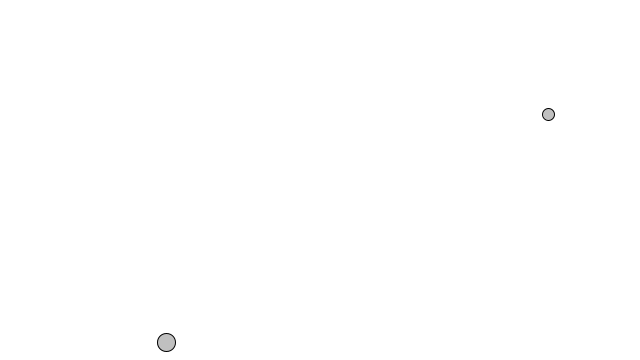
Frame 1 (no input)
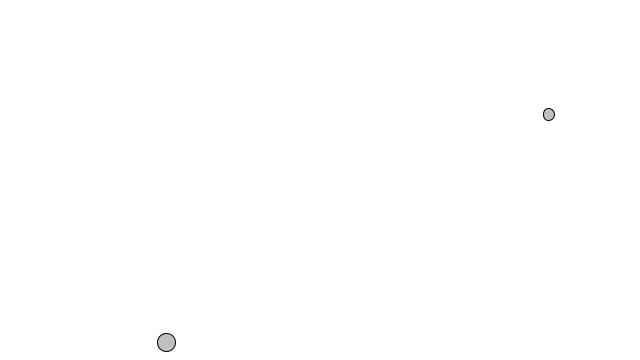
Frame 60 (the mouse pressed at the canvas centre just before this capture)
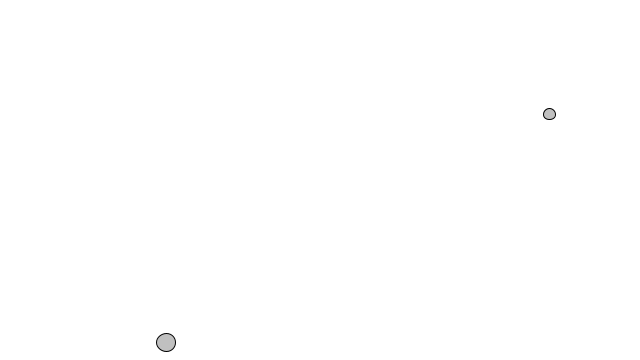
Frame 120 (the mouse held since frame 60 and released just before this capture)

The Processing sketch that drew these frames (run headless with seeded random() and noise(); from frame 60 on, the mouse is pressed at the canvas centre):

// Processing sketch: Exercise_2_10_attract_repel_mouse
// ── Exercise_2_10_attract_repel_mouse.pde
// The Nature of Code
// Daniel Shiffman
// http://natureofcode.com

Mover[] movers = new Mover[2];
//Attractor attractor;

float g = 1;

void setup() {
  size(640,360);
  ///attractor = new Attractor();
  
  for (int i = 0; i < movers.length; i++) {
    movers[i] = new Mover( random(4, 12), random(width), random(height) ); 
  }
}

void draw() {
  background(255);

  //attractor.display();
  //attractor.drag();
  //attractor.rollover(mouseX, mouseY);

  for (int i = 0; i < movers.length; i++) {
    for (int j = 0; j < movers.length; j++) {
      if (i != j) {
        PVector force = movers[j].repel(movers[i]);
        
        movers[i].applyForce(force);
      }
    }

    //PVector force = attractor.attract(movers[i]);
    
    //movers[i].applyForce(force);
    
    movers[i].update();
    movers[i].display();
  }
}

void mousePressed() {
  //attractor.clicked(mouseX, mouseY);
}

void mouseReleased() {
  //attractor.stopDragging();
}

void mouseMoved() {
    mouseAttract();
}

void mouseAttract() {
    PVector mouse = new PVector(mouseX, mouseY);
    
    for (int i = 0; i < movers.length; i++) {
        PVector atteraction = movers[i].attract(mouse);
        
        movers[i].applyForce(atteraction);  
        movers[i].update();
        movers[i].display();
    }
}

// ── Attractor.pde
// The Nature of Code
// Daniel Shiffman
// http://natureofcode.com

// A class for a draggable attractive body in our world

class Attractor {
  float mass;               // Mass, tied to size
  float radius;             // Radius of the attractor
  PVector position;         // position
  boolean dragging = false; // Is the object being dragged?
  boolean rollover = false; // Is the mouse over the ellipse?
  PVector drag;             // holds the offset for when object is clicked on

  Attractor() {
    position = new PVector(width/2,height/2);
    mass = 10;
    radius = mass * 3;
    drag = new PVector(0.0,0.0);
  }

  PVector attract(Mover m) {
    PVector force = PVector.sub(position,m.position);   // Calculate direction of force
    float d = force.mag();                              // Distance between objects
    d = constrain(d,5.0,25.0);                          // Limiting the distance to eliminate "extreme" results for very close or very far objects
    force.normalize();                                  // Normalize vector (distance doesn't matter here, we just want this vector for direction)
    float strength = (g * mass * m.mass) / (d * d);     // Calculate gravitional force magnitude
    force.mult(strength);                               // Get force vector --> magnitude * direction
    return force;
  }

  // Method to display
  void display() {
    ellipseMode(CENTER);
    stroke(0);
    if (dragging) fill (50);
    else if (rollover) fill(100);
    else fill(0);
    ellipse(position.x, position.y, radius*2, radius*2);
  }

  // The methods below are for mouse interaction
  void clicked(int mx, int my) {
    float d = dist(mx, my, position.x, position.y);
    if (d < radius) {
      dragging = true;
      drag.x = position.x-mx;
      drag.y = position.y-my;
    }
  }

  void rollover(int mx, int my) {
    float d = dist(mx,my,position.x,position.y);
    if (d < radius) {
      rollover = true;
    } 
    else {
      rollover = false;
    }
  }

  void stopDragging() {
    dragging = false;
  }

  void drag() {
    if (dragging) {
      position.x = mouseX + drag.x;
      position.y = mouseY + drag.y;
    }
  }
}

// ── Mover.pde
// The Nature of Code
// Daniel Shiffman
// http://natureofcode.com

class Mover {
  PVector position;
  PVector velocity;
  PVector acceleration;
  float mass;

  Mover(float m, float x , float y) {
    mass = m;
    position = new PVector(x, y);
    velocity = new PVector(0, 0);
    acceleration = new PVector(0, 0);
  }

  void applyForce(PVector force) {
    PVector f = PVector.div(force,mass);
    acceleration.add(f);
  }

  void update() {
    velocity.add(acceleration);
    position.add(velocity);
    acceleration.mult(0);
  }

  void display() {
    stroke(0);
    fill(175,200);
    ellipse(position.x,position.y,mass*2,mass*2);
  }

  PVector repel(Mover m) {
    PVector force = PVector.sub(position, m.position);             // Calculate direction of force
    float distance = force.mag();                                 // Distance between objects
    distance = constrain(distance,1.0,10000.0);                             // Limiting the distance to eliminate "extreme" results for very close or very far objects
    force.normalize();                                            // Normalize vector (distance doesn't matter here, we just want this vector for direction

    float strength = (g * mass * m.mass) / (distance * distance); // Calculate gravitional force magnitude
    
    force.mult(-1*strength);                                      // Get force vector --> magnitude * direction
    
    return force;
  }
  
  PVector attract(PVector mouse) {
    PVector direction = PVector.sub(position, mouse);
    
    direction.normalize();
  
    direction.mult(-0.05);
    
    return direction;
  }

  void checkEdges() {
    if (position.x > width) {
      position.x = width;
      velocity.x *= -1;
    } else if (position.x < 0) {
      position.x = 0;
      velocity.x *= -1;
    }

    if (position.y > height) {
      position.y = height;
      velocity.y *= -1;
    } else if (position.y < 0) {
      position.y = 0;
      velocity.y *= -1;
    }
  }
}
